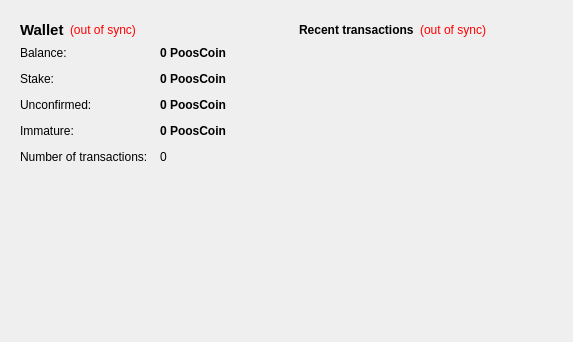
<?xml version="1.0" encoding="UTF-8"?>
<ui version="4.0">
 <class>OverviewPage</class>
 <widget class="QWidget" name="OverviewPage">
  <property name="geometry">
   <rect>
    <x>0</x>
    <y>0</y>
    <width>573</width>
    <height>342</height>
   </rect>
  </property>
  <property name="windowTitle">
   <string>Form</string>
  </property>
  <property name="styleSheet">
   <string notr="true">#OverviewPage {  }</string>
  </property>
  <layout class="QHBoxLayout" name="horizontalLayout" stretch="1,1">
   <item>
    <layout class="QVBoxLayout" name="verticalLayout_2">
     <item>
      <widget class="QFrame" name="frame">
       <property name="styleSheet">
        <string notr="true"/>
       </property>
       <layout class="QVBoxLayout" name="verticalLayout_4">
        <item>
         <layout class="QHBoxLayout" name="horizontalLayout_4">
          <item>
           <widget class="QLabel" name="label_5">
            <property name="font">
             <font>
              <pointsize>11</pointsize>
              <weight>75</weight>
              <bold>true</bold>
             </font>
            </property>
            <property name="styleSheet">
             <string notr="true"></string>
            </property>
            <property name="text">
             <string>Wallet</string>
            </property>
           </widget>
          </item>
          <item>
           <widget class="QLabel" name="labelWalletStatus">
            <property name="toolTip">
             <string>The displayed information may be out of date. Your wallet automatically synchronizes with the PoosCoin network after a connection is established, but this process has not completed yet.</string>
            </property>
            <property name="styleSheet">
             <string notr="true">QLabel { color: red; }</string>
            </property>
            <property name="text">
             <string notr="true">(out of sync)</string>
            </property>
            <property name="alignment">
             <set>Qt::AlignLeading|Qt::AlignLeft|Qt::AlignVCenter</set>
            </property>
           </widget>
          </item>
          <item>
           <spacer name="horizontalSpacer_2">
            <property name="orientation">
             <enum>Qt::Horizontal</enum>
            </property>
            <property name="sizeHint" stdset="0">
             <size>
              <width>40</width>
              <height>20</height>
             </size>
            </property>
           </spacer>
          </item>
         </layout>
        </item>
        <item>
         <layout class="QFormLayout" name="formLayout_2">
          <property name="fieldGrowthPolicy">
           <enum>QFormLayout::AllNonFixedFieldsGrow</enum>
          </property>
          <property name="horizontalSpacing">
           <number>12</number>
          </property>
          <property name="verticalSpacing">
           <number>12</number>
          </property>
          <item row="0" column="0">
           <widget class="QLabel" name="label">
            <property name="styleSheet">
             <string notr="true"></string>
            </property>
            <property name="text">
             <string>Balance:</string>
            </property>
           </widget>
          </item>
          <item row="0" column="1">
           <widget class="QLabel" name="labelBalance">
            <property name="font">
             <font>
              <weight>75</weight>
              <bold>true</bold>
             </font>
            </property>
            <property name="cursor">
             <cursorShape>IBeamCursor</cursorShape>
            </property>
            <property name="toolTip">
             <string>Your current balance</string>
            </property>
            <property name="styleSheet">
             <string notr="true"></string>
            </property>
            <property name="text">
             <string notr="true">0 PoosCoin</string>
            </property>
            <property name="textInteractionFlags">
             <set>Qt::LinksAccessibleByMouse|Qt::TextSelectableByKeyboard|Qt::TextSelectableByMouse</set>
            </property>
           </widget>
          </item>
          <item row="1" column="0">
           <widget class="QLabel" name="label_6">
            <property name="styleSheet">
             <string notr="true"></string>
            </property>
            <property name="text">
             <string>Stake:</string>
            </property>
           </widget>
          </item>
          <item row="1" column="1">
           <widget class="QLabel" name="labelStake">
            <property name="font">
             <font>
              <weight>75</weight>
              <bold>true</bold>
             </font>
            </property>
            <property name="cursor">
             <cursorShape>IBeamCursor</cursorShape>
            </property>
            <property name="toolTip">
             <string>Total of coins that was staked, and do not yet count toward the current balance</string>
            </property>
            <property name="styleSheet">
             <string notr="true"></string>
            </property>
            <property name="text">
             <string notr="true">0 PoosCoin</string>
            </property>
            <property name="textInteractionFlags">
             <set>Qt::LinksAccessibleByMouse|Qt::TextSelectableByKeyboard|Qt::TextSelectableByMouse</set>
            </property>
           </widget>
          </item>
          <item row="2" column="0">
           <widget class="QLabel" name="label_3">
            <property name="styleSheet">
             <string notr="true"></string>
            </property>
            <property name="text">
             <string>Unconfirmed:</string>
            </property>
           </widget>
          </item>
          <item row="2" column="1">
           <widget class="QLabel" name="labelUnconfirmed">
            <property name="font">
             <font>
              <weight>75</weight>
              <bold>true</bold>
             </font>
            </property>
            <property name="cursor">
             <cursorShape>IBeamCursor</cursorShape>
            </property>
            <property name="toolTip">
             <string>Total of transactions that have yet to be confirmed, and do not yet count toward the current balance</string>
            </property>
            <property name="styleSheet">
             <string notr="true"></string>
            </property>
            <property name="text">
             <string notr="true">0 PoosCoin</string>
            </property>
            <property name="textInteractionFlags">
             <set>Qt::LinksAccessibleByMouse|Qt::TextSelectableByKeyboard|Qt::TextSelectableByMouse</set>
            </property>
           </widget>
          </item>
          <item row="3" column="0">
           <widget class="QLabel" name="labelImmatureText">
            <property name="styleSheet">
             <string notr="true"></string>
            </property>
            <property name="text">
             <string>Immature:</string>
            </property>
           </widget>
          </item>
          <item row="3" column="1">
           <widget class="QLabel" name="labelImmature">
            <property name="font">
             <font>
              <weight>75</weight>
              <bold>true</bold>
             </font>
            </property>
            <property name="toolTip">
             <string>Mined balance that has not yet matured</string>
            </property>
            <property name="styleSheet">
             <string notr="true"></string>
            </property>
            <property name="text">
             <string notr="true">0 PoosCoin</string>
            </property>
            <property name="textInteractionFlags">
             <set>Qt::LinksAccessibleByMouse|Qt::TextSelectableByKeyboard|Qt::TextSelectableByMouse</set>
            </property>
           </widget>
          </item>
          <item row="4" column="0">
           <widget class="QLabel" name="label_2">
            <property name="styleSheet">
             <string notr="true"></string>
            </property>
            <property name="text">
             <string>Number of transactions:</string>
            </property>
           </widget>
          </item>
          <item row="4" column="1">
           <widget class="QLabel" name="labelNumTransactions">
            <property name="toolTip">
             <string>Total number of transactions in wallet</string>
            </property>
            <property name="styleSheet">
             <string notr="true"></string>
            </property>
            <property name="text">
             <string notr="true">0</string>
            </property>
           </widget>
          </item>
         </layout>
        </item>
       </layout>
      </widget>
     </item>
     <item>
      <spacer name="verticalSpacer">
       <property name="orientation">
        <enum>Qt::Vertical</enum>
       </property>
       <property name="sizeHint" stdset="0">
        <size>
         <width>20</width>
         <height>40</height>
        </size>
       </property>
      </spacer>
     </item>
     <item>
      <widget class="QLabel" name="label_6">
       <property name="text">
        <string/>
       </property>
       <property name="pixmap">
        <pixmap resource="../bitcoin.qrc">:/images/backg</pixmap>
       </property>
       <property name="scaledContents">
        <bool>false</bool>
       </property>
       <property name="alignment">
        <set>Qt::AlignCenter</set>
       </property>
       <property name="margin">
        <number>-2</number>
       </property>
      </widget>
     </item>
    </layout>
   </item>
   <item>
    <layout class="QVBoxLayout" name="verticalLayout_3">
     <item>
      <widget class="QFrame" name="frame_2">
       <property name="styleSheet">
        <string notr="true"/>
       </property>
       <layout class="QVBoxLayout" name="verticalLayout">
        <item>
         <layout class="QHBoxLayout" name="horizontalLayout_2">
          <item>
           <widget class="QLabel" name="label_4">
            <property name="styleSheet">
             <string notr="true"></string>
            </property>
            <property name="text">
             <string>&lt;b&gt;Recent transactions&lt;/b&gt;</string>
            </property>
           </widget>
          </item>
          <item>
           <widget class="QLabel" name="labelTransactionsStatus">
            <property name="toolTip">
             <string>The displayed information may be out of date. Your wallet automatically synchronizes with the PoosCoin network after a connection is established, but this process has not completed yet.</string>
            </property>
            <property name="styleSheet">
             <string notr="true">QLabel { color: red; }</string>
            </property>
            <property name="text">
             <string notr="true">(out of sync)</string>
            </property>
            <property name="alignment">
             <set>Qt::AlignRight|Qt::AlignTrailing|Qt::AlignVCenter</set>
            </property>
           </widget>
          </item>
          <item>
           <spacer name="horizontalSpacer">
            <property name="orientation">
             <enum>Qt::Horizontal</enum>
            </property>
            <property name="sizeHint" stdset="0">
             <size>
              <width>40</width>
              <height>20</height>
             </size>
            </property>
           </spacer>
          </item>
         </layout>
        </item>
        <item>
         <widget class="QListView" name="listTransactions">
          <property name="styleSheet">
           <string notr="true">QListView { background: transparent; }</string>
          </property>
          <property name="frameShape">
           <enum>QFrame::NoFrame</enum>
          </property>
          <property name="verticalScrollBarPolicy">
           <enum>Qt::ScrollBarAlwaysOff</enum>
          </property>
          <property name="horizontalScrollBarPolicy">
           <enum>Qt::ScrollBarAlwaysOff</enum>
          </property>
          <property name="selectionMode">
           <enum>QAbstractItemView::NoSelection</enum>
          </property>
         </widget>
        </item>
       </layout>
      </widget>
     </item>
     <item>
      <spacer name="verticalSpacer_2">
       <property name="orientation">
        <enum>Qt::Vertical</enum>
       </property>
       <property name="sizeHint" stdset="0">
        <size>
         <width>20</width>
         <height>40</height>
        </size>
       </property>
      </spacer>
     </item>
    </layout>
   </item>
  </layout>
 </widget>
 <resources>
  <include location="../bitcoin.qrc"/>
 </resources>
 <connections/>
</ui>
